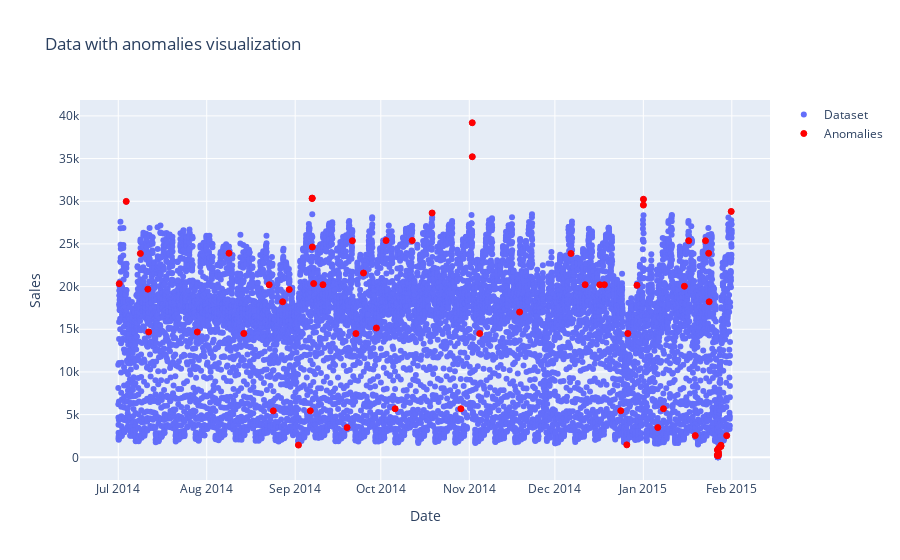

The cell this chart's notebook holds for it:
### Code cell
import plotly.graph_objects as go

b1 = go.Scatter(x=lof_dataset.index.astype(str),
                y=lof_dataset['value'],
                name="Dataset",
                mode='markers'
               )
b2 = go.Scatter(x=anomalies.index.astype(str),
                y=anomalies['value'],
                name="Anomalies",
                mode='markers',
                marker=dict(color='red', size=6,
                            line=dict(color='red', width=1))
               )

layout = go.Layout(
    title="Data with anomalies visualization",
    yaxis_title='Sales',
    xaxis_title='Date',
    hovermode='closest'
)

data = [b1, b2]

fig = go.Figure(data=data, layout=layout)
fig.show()

### Figure 1 — Plotly figure (JSON) as saved in the notebook; plotly's stock layout.template omitted (floating-point values rounded to 4 significant figures; data arrays with more than 128 entries replaced by an {"elided": "..."} marker saying what was removed)
{"data": [{"mode": "markers", "name": "Dataset", "type": "scatter", "x": {"elided": "10320 str values"}, "y": {"elided": "10320 int values"}}, {"marker": {"color": "red", "line": {"color": "red", "width": 1}, "size": 6}, "mode": "markers", "name": "Anomalies", "type": "scatter", "x": ["2014-07-01 08:30:00", "2014-07-03 19:00:00", "2014-07-08 18:00:00", "2014-07-11 09:00:00", "2014-07-11 16:00:00", "2014-07-28 17:00:00", "2014-08-08 19:30:00", "2014-08-14 00:00:00", "2014-08-22 21:30:00", "2014-08-24 08:00:00", "2014-08-27 14:30:00", "2014-08-29 22:00:00", "2014-09-02 03:30:00", "2014-09-06 07:00:00", "2014-09-06 22:30:00", "2014-09-06 23:00:00", "2014-09-07 00:30:00", "2014-09-07 11:30:00", "2014-09-10 17:30:00", "2014-09-19 04:30:00", "2014-09-21 01:00:00", "2014-09-22 07:00:00", "2014-09-24 22:30:00", "2014-09-29 11:00:00", "2014-10-02 20:30:00", "2014-10-06 00:30:00", "2014-10-12 00:30:00", "2014-10-18 23:30:00", "2014-10-29 01:30:00", "2014-11-02 01:00:00", "2014-11-02 01:30:00", "2014-11-04 16:00:00", "2014-11-18 15:30:00", "2014-12-06 15:00:00", "2014-12-11 14:30:00", "2014-12-16 18:00:00", "2014-12-18 08:30:00", "2014-12-24 02:00:00", "2014-12-26 05:00:00", "2014-12-26 14:00:00", "2014-12-29 18:30:00", "2015-01-01 00:30:00", "2015-01-01 01:00:00", "2015-01-06 01:30:00", "2015-01-08 01:00:00", "2015-01-15 09:00:00", "2015-01-16 21:30:00", "2015-01-19 04:30:00", "2015-01-22 19:00:00", "2015-01-23 21:30:00", "2015-01-24 01:30:00", "2015-01-26 22:30:00", "2015-01-26 23:00:00", "2015-01-26 23:30:00", "2015-01-27 07:00:00", "2015-01-27 07:30:00", "2015-01-27 08:00:00", "2015-01-27 08:30:00", "2015-01-28 03:00:00", "2015-01-28 03:30:00", "2015-01-28 04:00:00", "2015-01-28 04:30:00", "2015-01-30 05:00:00", "2015-01-31 19:00:00"], "y": [20346, 29985, 23875, 19699, 14688, 14678, 23913, 14505, 20221, 5442, 18221, 19660, 1431, 5444, 30313, 30373, 24635, 20350, 20224, 3489, 25371, 14495, 21592, 15147, 25391, 5689, 25400, 28626, 5693, 39197, 35212, 14505, 17013, 23877, 20224, 20215, 20222, 5454, 1459, 14506, 20153, 29547, 30236, 3487, 5697, 20044, 25376, 2542, 25376, 23904, 18221, 866, 297, 189, 216, 332, 570, 1049, 1300, 1279, 1407, 1353, 2541, 28804]}], "layout": {"hovermode": "closest", "title": {"text": "Data with anomalies visualization"}, "xaxis": {"title": {"text": "Date"}}, "yaxis": {"title": {"text": "Sales"}}}}
